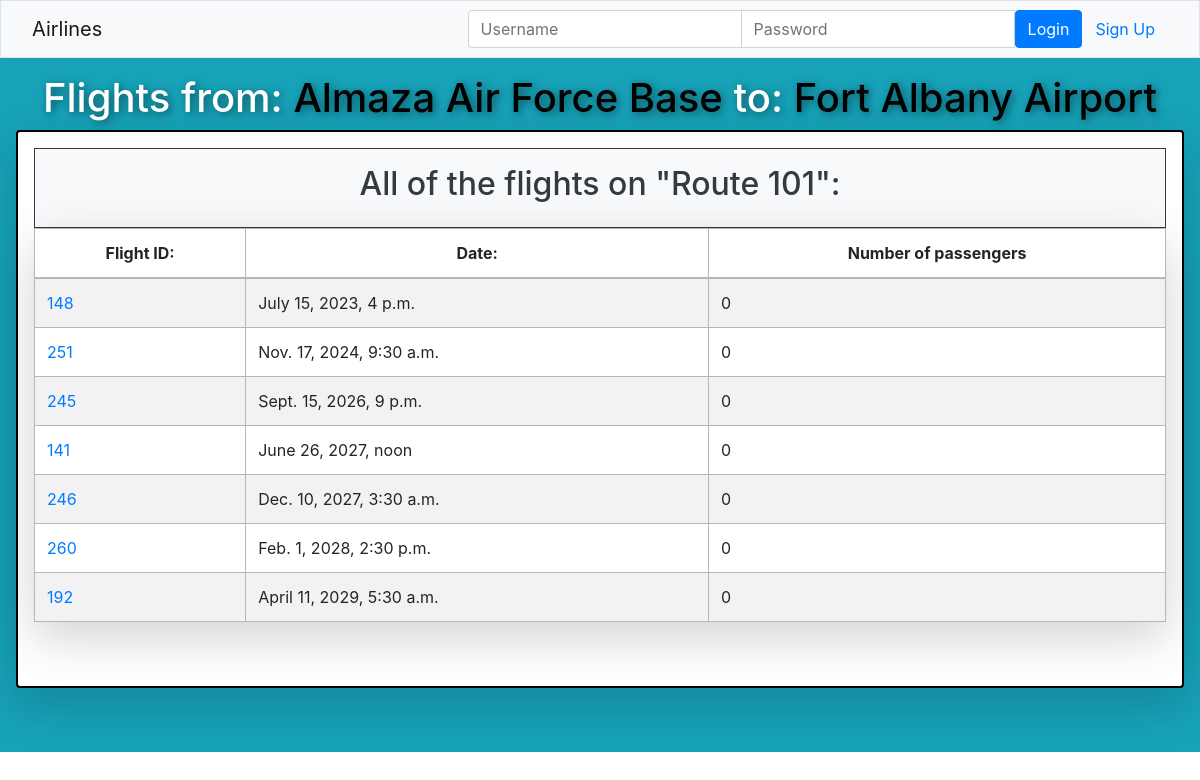
Screenshot of /airline/routes/101 with the database file from the repository.
### airline/models.py (models this page shows, shortened)
class Route(models.Model):
    start = models.ForeignKey(Airport, on_delete=models.CASCADE, related_name='departure_routes')
    destination = models.ForeignKey(Airport, on_delete=models.CASCADE, related_name='arrival_routes')
    flights = models.ManyToManyField(Flight, related_name='routes')

class Airport(models.Model):
    airport_id = models.IntegerField(primary_key=True)
    name = models.CharField(max_length=100)
    city = models.CharField(max_length=100)
    country = models.CharField(max_length=100)
    latitude = models.FloatField()
    longitude = models.FloatField()
    departures = models.ManyToManyField('Flight', related_name='departure_airports', blank=True)
    arrivals = models.ManyToManyField('Flight', related_name='arrival_airports', blank=True)
    def __str__(self):
        return f"{self.name}"

class Flight(models.Model):
    start = models.ForeignKey(Airport, on_delete=models.CASCADE, related_name='departure_flights')
    destination = models.ForeignKey(Airport, on_delete=models.CASCADE, related_name='arrival_flights')
    date = models.DateTimeField()

### airline/views.py (the view)
# urls.py: path('routes/<int:route_id>', views.routes, name='routes'),
def routes(request, route_id):
    route = get_object_or_404(Route, pk=route_id)
    start_airport = route.start
    dest_airport = route.destination
    map = folium.Map(location=[start_airport.latitude, start_airport.longitude], zoom_start=6, height=250)
    folium.Marker(location=[start_airport.latitude, start_airport.longitude], popup=f'Start: {start_airport.name}', icon=folium.Icon(color='green')).add_to(map)
    folium.Marker(location=[dest_airport.latitude, dest_airport.longitude], popup=f'Destination: {dest_airport.name}', icon=folium.Icon(color='red')).add_to(map)
    line = PolyLine(locations=[[start_airport.latitude, start_airport.longitude], [dest_airport.latitude, dest_airport.longitude]], color='blue', weight=2, opacity=10)
    line.add_to(map)
    context={"route":route, 'map': map._repr_html_()}
    return render(request, template_name='airline/route.html', context=context)

### airline/templates/airline/route.html (shortened to what this page needs)
{% extends "airline/index.html" %}
{% block content %}
<div class="p-3 bg-info text-white text-center" style="position: absolute;  width: 100%;">
    <h1 class="text-shadow" style="text-shadow: 0.15rem 0.15rem 0.5rem rgba(0, 0, 0, 0.5)">
        Flights from: <a style="color: black;" href="/airline/airport/{{route.start.airport_id}}">{{route.start}}</a>
        to: <a style="color:black;" class="link-danger" href="/airline/airport/{{route.destination.airport_id}}">{{route.destination}}</a>
    </h1>
    <div style="border-width: 2px; border-style: solid; border-color: black;" class="shadow-lg p-3 mb-5 bg-white rounded">
        <table class="table table-striped table-secondary table-bordered shadow-lg p-3 mb-5 bg-white rounded">
            <thead>
                <div class="p-3 mt-0 bg-light text-dark text-center border border-dark">
                    <h2>All of the flights on "Route {{route.id}}":</h2>
                </div>
                <tr>
                    <th class="align-middle">Flight ID: </th>
                    <th class="align-middle">Date: </th>
                    <th class="align-middle">Number of passengers </th>
                </tr>
            </thead>
            <tbody class="text-left">
                    {% for fli in route.flights.all|dictsort:"date" %}
                        <tr>
                            <td class="align-middle"><a href="/airline/flight/{{fli.id}}">{{fli.id}}</a></td>
                            <td class="align-middle">{{fli.date}}</td>
                            <td class="align-middle">{{ fli.passengers.all|length }}</td>
                        </tr>
                    {% endfor %}
            </tbody>
        </table>
    </div>
</div>
{% endblock %}

### rows the page displays
Route: start "Almaza Air Force Base", destination "Fort Albany Airport", id "101"
Flight: id "148", date "July 15, 2023, 4 p.m.", passengers.all|length "0"
Flight: id "251", date "Nov. 17, 2024, 9:30 a.m.", passengers.all|length "0"
Flight: id "245", date "Sept. 15, 2026, 9 p.m.", passengers.all|length "0"
Flight: id "141", date "June 26, 2027, noon", passengers.all|length "0"
Flight: id "246", date "Dec. 10, 2027, 3:30 a.m.", passengers.all|length "0"
Flight: id "260", date "Feb. 1, 2028, 2:30 p.m.", passengers.all|length "0"
Flight: id "192", date "April 11, 2029, 5:30 a.m.", passengers.all|length "0"
